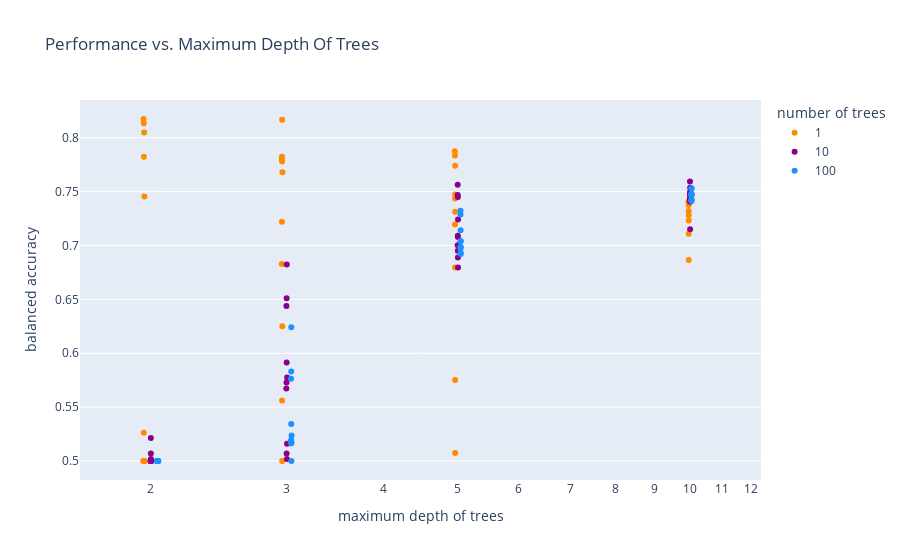

Notebook source saved alongside this figure:
### Markdown cell above
2. (10 points) Create the following diagram:
- a) For each chosen number of trees, plot the balanced classification accuracy against the max-depth.

### Code cell
px.strip(results_table,
        x='maximum depth of trees',
        y='balanced accuracy',
        color='number of trees',
        color_discrete_sequence=['darkorange', 'darkmagenta', 'dodgerblue'],
        log_x=True,
        title='Performance vs. Maximum Depth Of Trees')

### Figure 1 — Plotly figure (JSON) as saved in the notebook; plotly's stock layout.template omitted (floating-point values rounded to 4 significant figures)
{"data": [{"alignmentgroup": "True", "boxpoints": "all", "fillcolor": "rgba(255,255,255,0)", "hoveron": "points", "hovertemplate": "number of trees=1<br>maximum depth of trees=%{x}<br>balanced accuracy=%{y}<extra></extra>", "legendgroup": "1", "line": {"color": "rgba(255,255,255,0)"}, "marker": {"color": "darkorange"}, "name": "1", "offsetgroup": "1", "orientation": "v", "pointpos": 0, "showlegend": true, "type": "box", "x": [2, 2, 2, 2, 2, 2, 2, 2, 2, 2, 3, 3, 3, 3, 3, 3, 3, 3, 3, 3, 5, 5, 5, 5, 5, 5, 5, 5, 5, 5, 10, 10, 10, 10, 10, 10, 10, 10, 10, 10], "x0": " ", "xaxis": "x", "y": [0.5, 0.5262, 0.7454, 0.5, 0.8174, 0.7824, 0.5, 0.8049, 0.8134, 0.5, 0.7681, 0.7779, 0.722, 0.5562, 0.8168, 0.7824, 0.625, 0.6828, 0.7802, 0.5, 0.7835, 0.7437, 0.7196, 0.6796, 0.7314, 0.7473, 0.5074, 0.7739, 0.7875, 0.5752, 0.7108, 0.7408, 0.7385, 0.6866, 0.7232, 0.741, 0.7411, 0.7281, 0.7375, 0.7319], "y0": " ", "yaxis": "y"}, {"alignmentgroup": "True", "boxpoints": "all", "fillcolor": "rgba(255,255,255,0)", "hoveron": "points", "hovertemplate": "number of trees=10<br>maximum depth of trees=%{x}<br>balanced accuracy=%{y}<extra></extra>", "legendgroup": "10", "line": {"color": "rgba(255,255,255,0)"}, "marker": {"color": "darkmagenta"}, "name": "10", "offsetgroup": "10", "orientation": "v", "pointpos": 0, "showlegend": true, "type": "box", "x": [2, 2, 2, 2, 2, 2, 2, 2, 2, 2, 3, 3, 3, 3, 3, 3, 3, 3, 3, 3, 5, 5, 5, 5, 5, 5, 5, 5, 5, 5, 10, 10, 10, 10, 10, 10, 10, 10, 10, 10], "x0": " ", "xaxis": "x", "y": [0.5018, 0.5, 0.5, 0.5, 0.507, 0.5, 0.5, 0.5, 0.5213, 0.5, 0.6824, 0.573, 0.507, 0.5018, 0.6439, 0.5775, 0.516, 0.5673, 0.6511, 0.5913, 0.7469, 0.7563, 0.709, 0.6797, 0.7003, 0.6889, 0.7078, 0.745, 0.6951, 0.724, 0.7536, 0.7407, 0.7496, 0.7474, 0.7151, 0.7438, 0.7448, 0.7594, 0.7426, 0.7477], "y0": " ", "yaxis": "y"}, {"alignmentgroup": "True", "boxpoints": "all", "fillcolor": "rgba(255,255,255,0)", "hoveron": "points", "hovertemplate": "number of trees=100<br>maximum depth of trees=%{x}<br>balanced accuracy=%{y}<extra></extra>", "legendgroup": "100", "line": {"color": "rgba(255,255,255,0)"}, "marker": {"color": "dodgerblue"}, "name": "100", "offsetgroup": "100", "orientation": "v", "pointpos": 0, "showlegend": true, "type": "box", "x": [2, 2, 2, 2, 2, 2, 2, 2, 2, 2, 3, 3, 3, 3, 3, 3, 3, 3, 3, 3, 5, 5, 5, 5, 5, 5, 5, 5, 5, 5, 10, 10, 10, 10, 10, 10, 10, 10, 10, 10], "x0": " ", "xaxis": "x", "y": [0.5, 0.5, 0.5, 0.5, 0.5, 0.5, 0.5, 0.5, 0.5, 0.5, 0.5831, 0.5763, 0.5182, 0.5171, 0.5236, 0.5342, 0.5, 0.6241, 0.5195, 0.5164, 0.698, 0.7141, 0.6988, 0.7041, 0.6975, 0.7288, 0.6921, 0.7323, 0.6934, 0.7039, 0.7477, 0.7419, 0.7476, 0.7413, 0.7479, 0.7467, 0.7432, 0.7529, 0.7473, 0.7532], "y0": " ", "yaxis": "y"}], "layout": {"boxmode": "group", "legend": {"title": {"text": "number of trees"}, "tracegroupgap": 0}, "title": {"text": "Performance vs. Maximum Depth Of Trees"}, "xaxis": {"anchor": "y", "domain": [0, 1], "title": {"text": "maximum depth of trees"}, "type": "log"}, "yaxis": {"anchor": "x", "domain": [0, 1], "title": {"text": "balanced accuracy"}}}}
